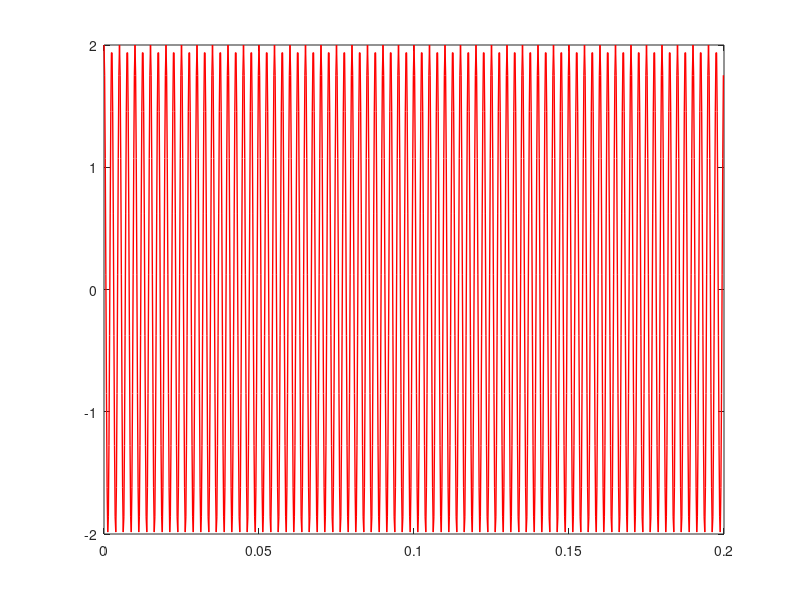

Recreate this plot in MATLAB. (Note: this script raises an error after producing the figure.)
%-----------------------------------------------------------------------------%
%				                FUNDACION FULGOR
%-----------------------------------------------------------------------------%

% This script simulates a C/D convertor

clear;      % Clear all variables
close all;  % Close all figures
clc;        % Clear command window

%% Parameters

fs = 2.5*200e6;               % Sampling frequency [Hz]
Ts = 1/fs;              % Sampling time [s]

OVR = 10;                % Oversampling factor (fs_ch/fs)
fs_ch = fs*OVR;         % Channel sampling frequency [Hz]
 
n_samples = 1e2;
% Sim length in digital domain
omega_0 = 2*pi*400e6;   % Tone frequency
T_tone=2*pi/(omega_0);% Periodo del Tono 

h_taps = 5;           % Filter taps 
h_fc = 0.4*fs;          % Filter cut frequency

fz = 15;                % Plots Font Size

%% Processing

% Time vector
t_up_v = (0:n_samples*OVR-1)*1/fs_ch;
t_v = (0:n_samples-1)*Ts;

% Ideal signal in digital domain
tone_dig = 2*cos(omega_0*t_v); 

% Signal in contiuous domain
tone_cont = 2*cos(omega_0*t_up_v);  

% AntiAlias filter (AAF)
filter_aa = fir1(h_taps-1, h_fc/(fs_ch/2));
h_delay =(h_taps-1)/2; % Filter delay

% Filtering
tone_cont_f = filter(filter_aa, 1, [tone_cont, zeros(1,h_delay)]);
tone_cont_f = tone_cont_f(h_delay+1:end);

% -- Downsampling --
% Option 1
%x_d_v = downsample(x_cf_v, OVR);  
% Option 2
tone_cf_dig = tone_cont_f(1:OVR:end);   

% FFT variables
NFFT = 16 * n_samples;
f_v = (-NFFT/2:NFFT/2-1)*fs/NFFT;
f_up_v = (-NFFT*OVR/2:NFFT*OVR/2-1)*fs_ch/(NFFT*OVR);

% FFTs
X_d_v = fftshift(abs(fft(tone_cf_dig, NFFT))/n_samples);
X_di_v = fftshift(abs(fft(tone_dig, NFFT))/(n_samples));
X_cf_v = fftshift(abs(fft(tone_cont_f, NFFT*OVR))/(n_samples*OVR));
X_c_v = fftshift(abs(fft(tone_cont, NFFT*OVR))/(n_samples*OVR));
H_v = fftshift(abs(fft(filter_aa, NFFT*OVR)));

%% Plots 

% Time
figure;
p = plot(t_up_v/1e-6, tone_cont ,'-r','Linewidth',1);
p.MarkerFaceColor = p.Color;
p.MarkerEdgeColor = p.Color;
hold on;
plot(t_up_v/1e-6, tone_cont_f ,'--k','Linewidth',1);
plot(t_v/1e-6, tone_cf_dig ,'ob','Linewidth',1.5);
plot(t_v/1e-6, tone_dig ,'--c','Linewidth',1);
tit = sprintf('C/D converter');
title(tit,'Interpreter','latex','FontSize', fz);
xlabel('Time [us]', 'Interpreter','latex','FontSize', fz);
ylabel('Amplitude', 'Interpreter','latex','FontSize', fz);
legend({'C','C-fil','D','D-ideal'}, 'Interpreter','latex','FontSize', fz-2);
grid on;
set(gcf, 'Position', [50 50 500 500],'Color', 'w');
xlim([0 2*T_tone/1e-6])

% Freq
figure
plot(f_up_v/1e6, X_c_v ,'-r','Linewidth',2);
hold on;
plot(f_up_v/1e6, X_cf_v ,'--k','Linewidth',2);
plot(f_v/1e6, X_d_v ,'--b','Linewidth',2);
plot(f_v/1e6, X_di_v ,'-.c','Linewidth',1);
plot(f_up_v/1e6, H_v ,'-.m','Linewidth',1);
tit = sprintf('C/D converter');
title(tit,'Interpreter','latex','FontSize', fz);
xlabel('Frequency [MHz]', 'Interpreter','latex','FontSize', fz);
ylabel('Amplitude', 'Interpreter','latex','FontSize', fz);
legend({'C','Fil','D','D-ideal','H'}, 'Interpreter','latex','FontSize', fz-2);
grid on;
set(gcf, 'Position', [550 50 800 500],'Color', 'w');
xlim([-4*fs/1e6 4*fs/1e6])

